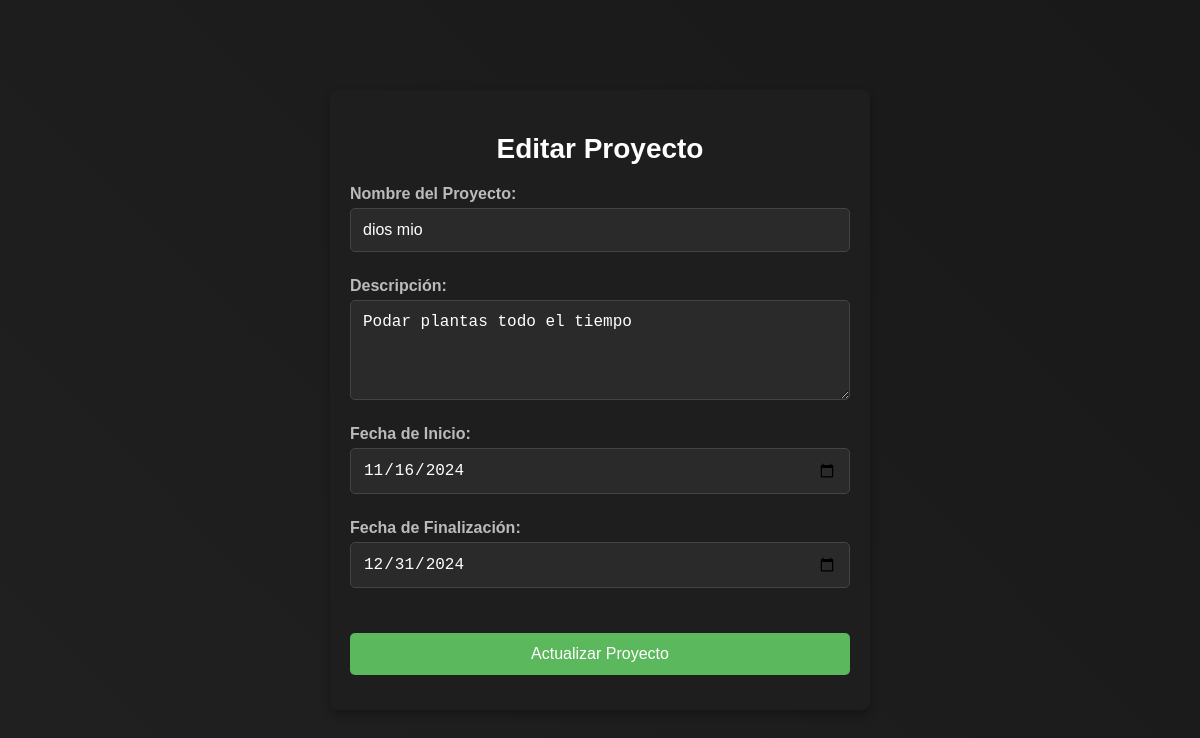
Page /formulariosproyectos?id=6 (signed in) on the committed database.
### tables this page shows
CREATE TABLE proyecto(id_proyecto INTEGER PRIMARY KEY, nombre TEXT, descripcion TEXT, fecha_inicio DATE, fecha_final DATE);

### main.py (the view, shortened to what this page needs)
@app.route('/formulariosproyectos', methods=['GET', 'POST'])
def crear_proyecto():
    usuario = session.get('usuario', {})
    if not usuario or usuario.get('tipo_usuario') != "Admin":
        return redirect(url_for('index'))
    base_de_datos = "basededatos/greenscape.db"
    conexion = Conexion(base_de_datos)
    usuario_obj = conexion.buscar_usuario_por_id(usuario.get('id', None))
    proyecto_objeto = None  # Inicializamos la variable para pasarla al formulario
    id_p = request.args.get('id')
    if id_p:
        proyectos = conexion.mostrar_proyectos()
        for proyecto in proyectos:
            if proyecto[0] == int(id_p):
                proyecto_objeto = Proyecto(
                    id_proyecto=proyecto[0],
                    nombre=proyecto[1],
                    descripcion=proyecto[2],
                    fecha_inicio=proyecto[3],
                    fecha_final=proyecto[4]
                )
                break
    return render_template('formularioProyectos.html', usuario=usuario_obj, proyecto=proyecto_objeto)

### basededatos/conexion.py (called while the page is built)
    def mostrar_proyectos(self):
        self.cursor.execute("SELECT id_proyecto, nombre, descripcion, fecha_inicio, fecha_final FROM proyecto")
        proyectos = self.cursor.fetchall()
        return proyectos

    def buscar_usuario_por_id(self, id_usuario):
        from modelo.Usuario import Usuario
        self.cursor.execute("SELECT id_usuario, nombre, telefono, password, email, tipo_usuario FROM usuario WHERE id_usuario = ?", (id_usuario,))
        usuario_data = self.cursor.fetchone()
        if usuario_data:
            usuario = Usuario(
                id_usuario=usuario_data[0],
                nombre=usuario_data[1],
                password=usuario_data[2],
                email=usuario_data[3],
                tipo_usuario=usuario_data[4],
                telefono=usuario_data[5]
            )
            return usuario
        return None

### templates/formularioProyectos.html (shortened to what this page needs)
<!DOCTYPE html>
<html lang="es">
<head>
    <link rel="stylesheet" href="{{ url_for('static', filename='css/formularioCrearrproyecto.css') }}">
</head>
<body>
    <div class="login-container">
        <h2>{{ 'Editar Proyecto' if proyecto else 'Crear Proyecto' }}</h2>
        <form method="POST" action="/formulariosproyectos">
            <div class="form-group">
                <label for="nombre">Nombre del Proyecto:</label>
                <input type="text" id="nombre" name="nombre" value="{{ proyecto._nombre if proyecto else '' }}" required>
            </div>
            <div class="form-group">
                <label for="descripcion">Descripción:</label>
                <textarea id="descripcion" name="descripcion" rows="4" required>{{ proyecto._descripcion if proyecto else '' }}</textarea>
            </div>
            <div class="form-group">
                <label for="fecha_inicio">Fecha de Inicio:</label>
                <input type="date" id="fecha_inicio" name="fecha_inicio" value="{{ proyecto._fecha_inicio if proyecto else '' }}" required>
            </div>
            <div class="form-group">
                <label for="fecha_final">Fecha de Finalización:</label>
                <input type="date" id="fecha_final" name="fecha_final" value="{{ proyecto._fecha_final if proyecto else '' }}" required>
            </div>
            <div class="form-group">
                <button type="submit" class="submit-button">{{ 'Actualizar Proyecto' if proyecto else 'Crear Proyecto' }}</button>
            </div>
        </form>
    </div>
</body>
</html>

### static/css/formularioCrearrproyecto.css (style rules this page uses)
body { font-family: Arial, sans-serif; background-color: #121212; color: #e0e0e0; display: flex; justify-content: center; align-items: center; height: 100vh; margin: 0; overflow: hidden; position: relative; background: linear-gradient(45deg, #2a2a2a, #1a1a1a, #121212); background-size: 400% 400%; animation: gradientBG 10s ease infinite; }
.login-container { width: 90%; max-width: 500px; padding: 20px; background-color: #1e1e1e; box-shadow: 0 4px 8px rgba(0, 0, 0, 0.3); border-radius: 8px; text-align: center; position: relative; z-index: 1; }
h2 { margin-bottom: 20px; color: #fff; font-size: 28px; }
.form-group { display: flex; flex-direction: column; align-items: flex-start; margin-bottom: 15px; }
.form-group label { font-weight: bold; color: #bbb; margin-bottom: 5px; }
.form-group input, .form-group textarea { width: 100%; padding: 12px; border: 1px solid #444; border-radius: 5px; font-size: 16px; background-color: #2a2a2a; color: #fff; margin-bottom: 10px; box-sizing: border-box; }
.form-group textarea { resize: vertical; min-height: 100px; }
.submit-button { width: 100%; padding: 12px; background-color: #5cb85c; color: white; font-size: 16px; border: none; border-radius: 5px; cursor: pointer; transition: background-color 0.3s; margin-top: 20px; }

### rows in the picture
proyecto: nombre "dios mio", descripcion "Podar plantas todo el tiempo", fecha_inicio "11/16/2024", fecha_final "12/31/2024"

### other values in the picture
{{ 'Editar Proyecto' if proyecto else 'Crear Proyecto' }} "Editar Proyecto"
{{ 'Actualizar Proyecto' if proyecto else 'Crear Proyecto' }} "Actualizar Proyecto"
